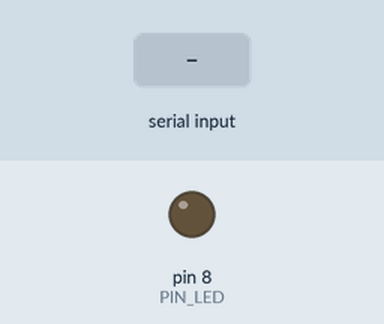
Simulated run of this sketch. Board: Arduino Uno, built with avr-gcc and run on an emulated ATmega328P. Shown: output pins drawn as LEDs (lit = HIGH). Dashed ring = blinking. The test bench sets the inputs (shaded band). What the sketch prints to the serial monitor is not drawn.

Above: at 1.2 s.
1.3 s: "BLINK" received over Serial
At 2.45 s:
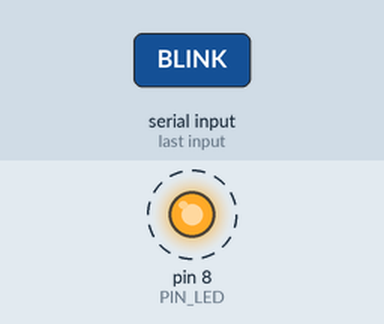
4.3 s: "LED ON" received over Serial
7.3 s: "LED OFF" received over Serial
At 9.1 s:
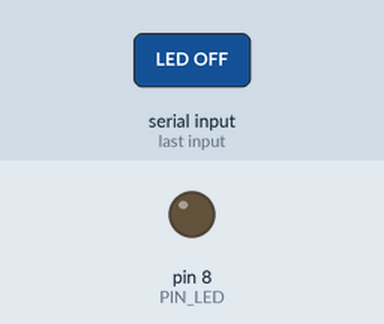
Timing chart, 0 to 10.6 s (numbered marks = the images above; inputs shaded):
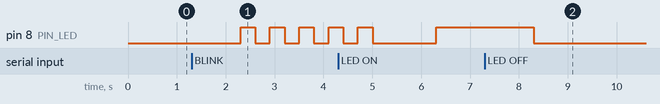

The sketch:

15b.ino
```cpp
const int PIN_LED = 8;

void setup() {
    pinMode(PIN_LED, OUTPUT);
    Serial.begin(9600);
    Serial.println("Kirim 'LED ON', 'LED OFF' atau 'BLINK':");
}

void loop() {
    if (Serial.available() > 0) {                // (1) Ada data masuk?
        String perintah = Serial.readString();   // (2) Baca semua data sebagai String

        perintah.trim();                         // (3) Buang spasi/enter di awal/akhir

        if (perintah == "LED ON") {              // (4) Cocokkan persis
            digitalWrite(PIN_LED, HIGH);
            Serial.println("💡 LED NYALA");
        }
        else if (perintah == "LED OFF") {
            digitalWrite(PIN_LED, LOW);
            Serial.println("🔌 LED MATI");
        }
      	else if (perintah == "BLINK") {
            for (int i = 0; i < 5; i++) {
              digitalWrite(PIN_LED, HIGH);
              delay(300);
              digitalWrite(PIN_LED, LOW);
              delay(300);
            }
          	Serial.println("LED BLINK");
        }
        else {
            Serial.print("Perintah tidak dikenal: ");
            Serial.println(perintah);
        }
    }
}
```

Measured:
- after the input at 1.3 s, pin 8 (PIN_LED): alternates HIGH for 0.30 s and LOW for 0.30 s, starting after 1.0 s
- after the input at 7.3 s, pin 8 (PIN_LED): HIGH → LOW after 1.0 s
